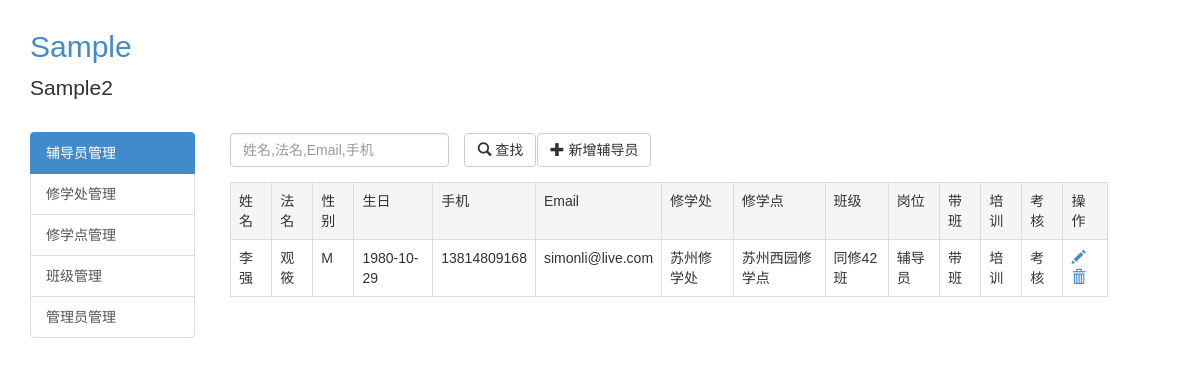
The app's page /counselor/list (signed in), older data.
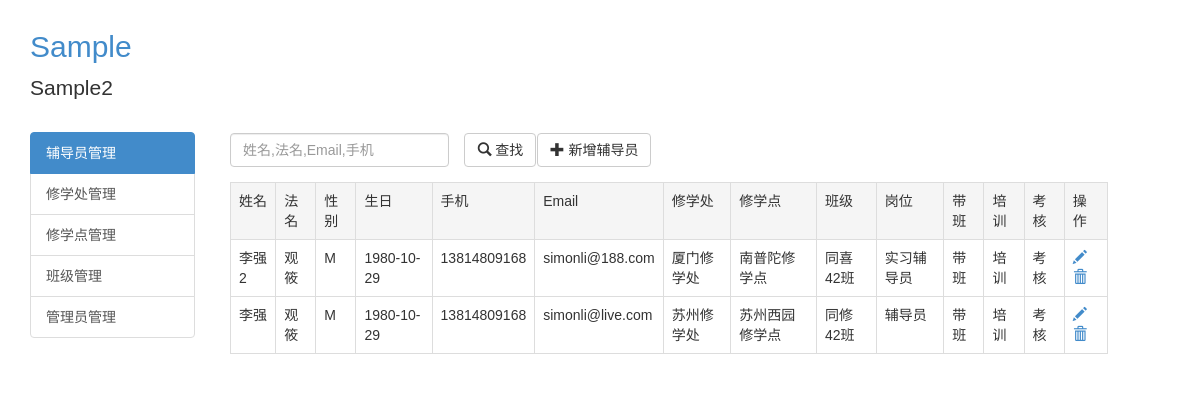
The same page, newer data.
### putidms/models/counselor.py (models this page shows, shortened)
class Counselor(db.Model):
    __tablename__ = 'counselors'
    id = db.Column(db.Integer, primary_key=True, autoincrement=True)
    username = db.Column(db.String(100), nullable=False, index=True)
    religiousname = db.Column(db.String(100))
    gender = db.Column(db.String(50))
    birthday = db.Column(db.Date)
    mobile = db.Column(db.String(50))
    email = db.Column(db.String(100))
    class_id = db.Column(db.Integer, db.ForeignKey('classes.id'))
    duty_id = db.Column(db.Integer, db.ForeignKey('duties.id'))  # 岗位
    is_delete = db.Column(db.Integer, default=0)
    create_user = db.Column(db.Integer)
    create_time = db.Column(db.DateTime,default=datetime.utcnow)
    update_user = db.Column(db.Integer)
    update_time = db.Column(db.DateTime, default=datetime.utcnow)
    lead_class_records = db.relationship('LeadClassRecord', backref='counselor', lazy='dynamic')
    training_records = db.relationship('TrainingRecord', backref='counselor', lazy='dynamic')
    evaluation_records = db.relationship('EvaluationRecord', backref='counselor', lazy='dynamic')

### putidms/models/org.py (models this page shows, shortened)
class Division(db.Model):
    __tablename__ = 'divisions'
    id = db.Column(db.Integer, primary_key=True, autoincrement=True)
    name = db.Column(db.String(255), index=True, unique=True, nullable=False)
    desc = db.Column(db.Text)
    create_time = db.Column(db.DateTime, default=datetime.utcnow)
    update_user = db.Column(db.Integer)
    update_time = db.Column(db.DateTime, default=datetime.utcnow)
    departments = db.relationship('Department', backref='division', lazy='dynamic')

class Department(db.Model):
    __tablename__ = 'departments'
    id = db.Column(db.Integer, primary_key=True, autoincrement=True)
    division_id = db.Column(db.Integer, db.ForeignKey('divisions.id'))
    name = db.Column(db.String(255), index=True, unique=True, nullable=False)
    desc = db.Column(db.Text)
    create_time = db.Column(db.DateTime, default=datetime.utcnow)
    update_user = db.Column(db.Integer)
    update_time = db.Column(db.DateTime, default=datetime.utcnow)
    classes = db.relationship('Class', backref='department', lazy='dynamic')

class Class(db.Model):
    __tablename__ = 'classes'
    id = db.Column(db.Integer, primary_key=True, autoincrement=True)
    department_id = db.Column(db.Integer, db.ForeignKey('departments.id'))
    name = db.Column(db.String(255), index=True, unique=True, nullable=False)
    number = db.Column(db.String(255), unique=True, nullable=False, index=True)  # 班级编号
    desc = db.Column(db.Text)
    create_time = db.Column(db.DateTime, default=datetime.utcnow)
    update_user = db.Column(db.Integer)
    update_time = db.Column(db.DateTime, default=datetime.utcnow)
    counselors = db.relationship('Counselor', backref='cls', lazy='dynamic')

class Duty(db.Model):
    __tablename__ = 'duties'
    id = db.Column(db.Integer, primary_key=True, autoincrement=True)
    name = db.Column(db.String(200), nullable=False, index=True, unique=True)
    desc = db.Column(db.String(255))
    create_time = db.Column(db.DateTime,default=datetime.utcnow)
    update_user = db.Column(db.Integer)
    update_time = db.Column(db.DateTime, default=datetime.utcnow)
    counselors = db.relationship('Counselor', backref='duty', lazy='dynamic')

### putidms/main/views.py (the view)
@mod.route('/counselor/list')
@login_required
def counselor_list():
    counselors = Counselor.query.filter_by(is_delete=0).order_by(Counselor.update_time.desc()).all()
    return render_template('main/counselor_list.html', counselors=counselors)

### putidms/models/user.py (called while the page is built)
@login_manager.user_loader
def load_user(user_id):
    return User.query.get(int(user_id))

### putidms/templates/main/counselor_list.html (shortened to what this page needs)
{% extends 'base.html' %}
{% block content %}
    <div class="row">
        <div class="col-md-12">
            <div class="row">
                <form action="{{ url_for('main.counselor_search') }}" method="post" role="form" class="form-horizontal">
                    <div class="col-md-3">
                        <div class="form-group">
                            <input class="form-control" type="text" id="query_str" name="query_str"
                                   value="{{ query_str }}"
                                   placeholder="姓名,法名,Email,手机">
                        </div>
                    </div>
                    <div class="col-md-1">
                        <button type="submit" class="btn btn-default">
                            <span class="glyphicon glyphicon-search"></span> 查找
                        </button>
                    </div>
                </form>
                <div class="col-md-2">
                    <a class="btn btn-default" href="{{ url_for('main.counselor_add') }}" role="button">
                        <span class="glyphicon glyphicon-plus"></span> 新增辅导员
                    </a>
                </div>
            </div>
            {% if counselors %}
                <div class="row">
                    <table class="table table-bordered">
                        <tr class="active">
                            <td>姓名</td>
                            <td>法名</td>
                            <td>性别</td>
                            <td>生日</td>
                            <td>手机</td>
                            <td>Email</td>
                            <td>修学处</td>
                            <td>修学点</td>
                            <td>班级</td>
                            <td>岗位</td>
                            <td>带班</td>
                            <td>培训</td>
                            <td>考核</td>
                            <td>操作</td>
                        </tr>
                        {% for c in counselors %}
                            <tr>
                                <td>{{ c.username }}</td>
                                <td>{{ c.religiousname }}</td>
                                <td>{{ c.gender }}</td>
                                <td>{{ c.birthday }}</td>
                                <td>{{ c.mobile }}</td>
                                <td>{{ c.email }}</td>
                                <td>{{ c.cls.department.division.name }}</td>
                                <td>{{ c.cls.department.name }}</td>
                                <td>{{ c.cls.name }}</td>
                                <td>{{ c.duty.name }}</td>
                                <td>带班</td>
                                <td>培训</td>
                                <td>考核</td>
                                <td>
                                    <a href="{{ url_for('main.counselor_edit',id=c.id) }}" title="编辑">
                                        <span class="glyphicon glyphicon-pencil"></span>
                                    </a>
                                    <a href="javascript:void(0);" title="删除辅导员" onclick="confirm_delete('{{ url_for("main.counselor_delete",id=c.id) }}');">
                                        <span class="glyphicon glyphicon-trash"></span>
                                    </a>
                                </td>
                            </tr>
                        {% endfor %}
                    </table>
                </div>
            {% else %}
                <div class="row">
                    <div class="col-md-12">
                        没有找到相关资料！
                    </div>
                </div>
            {% endif %}
        </div>
    </div>
{% endblock %}

### putidms/templates/base.html (shortened to what this page needs)
<!DOCTYPE html>
<html lang="en">
<head>
    {% block css %}
        <link href="{{ url_for('static', filename='bootstrap/css/bootstrap.min.css') }}" rel="stylesheet"
              type="text/css"/>
        <link href="{{ url_for('static', filename='css/common.css') }}" rel="stylesheet" type="text/css"/>
        <link href="{{ url_for('static', filename='css/jquery-confirm.min.css') }}" rel="stylesheet" type="text/css"/>
    {% endblock %}
</head>
<body>
<header>
    <div class='header-top'>
        <div class="container">
            <h2 class="putidms-title"><a href="{{ url_for('main.index') }}">Sample</a></h2>
            <p class="lead signature">Sample2</p>
        </div>
    </div>
</header>
<div class="container">
    <div class="row" id="content2">
        <div class="col-md-2">
            {% block sidebar %}
                <div class="list-group">
                    <a href="{{ url_for('main.counselor_list') }}" class="list-group-item active">辅导员管理</a>
                    <a href="{{ url_for('admin.division_list') }}" class="list-group-item">修学处管理</a>
                    <a href="{{ url_for('admin.department_list') }}" class="list-group-item">修学点管理</a>
                    <a href="{{ url_for('admin.class_list') }}" class="list-group-item">班级管理</a>
                    <a href="{{ url_for('auth.user_list') }}" class="list-group-item">管理员管理</a>
                </div>
            {% endblock %}
        </div>
        <div class="col-md-9" style="margin-left: 20px;">
            <div class="row">
                <div class="col-md-12">
                </div>
            </div>
            <div class="row">
                <div class="col-md-12">
                    {% block content %}{% endblock %}
                </div>
            </div>
        </div>
    </div>
</div>
</body>
</html>

### putidms/static/css/common.css (style rules this page uses)
.container { margin-top: 10px; }
.putidms-title a { text-decoration: none; }

Row changes from the older to the newer data that the page shows:
now on this page (row edited): Counselor: username "李强2", religiousname "观筱", gender "M", birthday "1980-10-29", mobile "13814809168", email "simonli@188.com", cls.department.division.name "厦门修学处", cls.department.name "南普陀修学点", cls.name "同喜42班", duty.name "实习辅导员"
